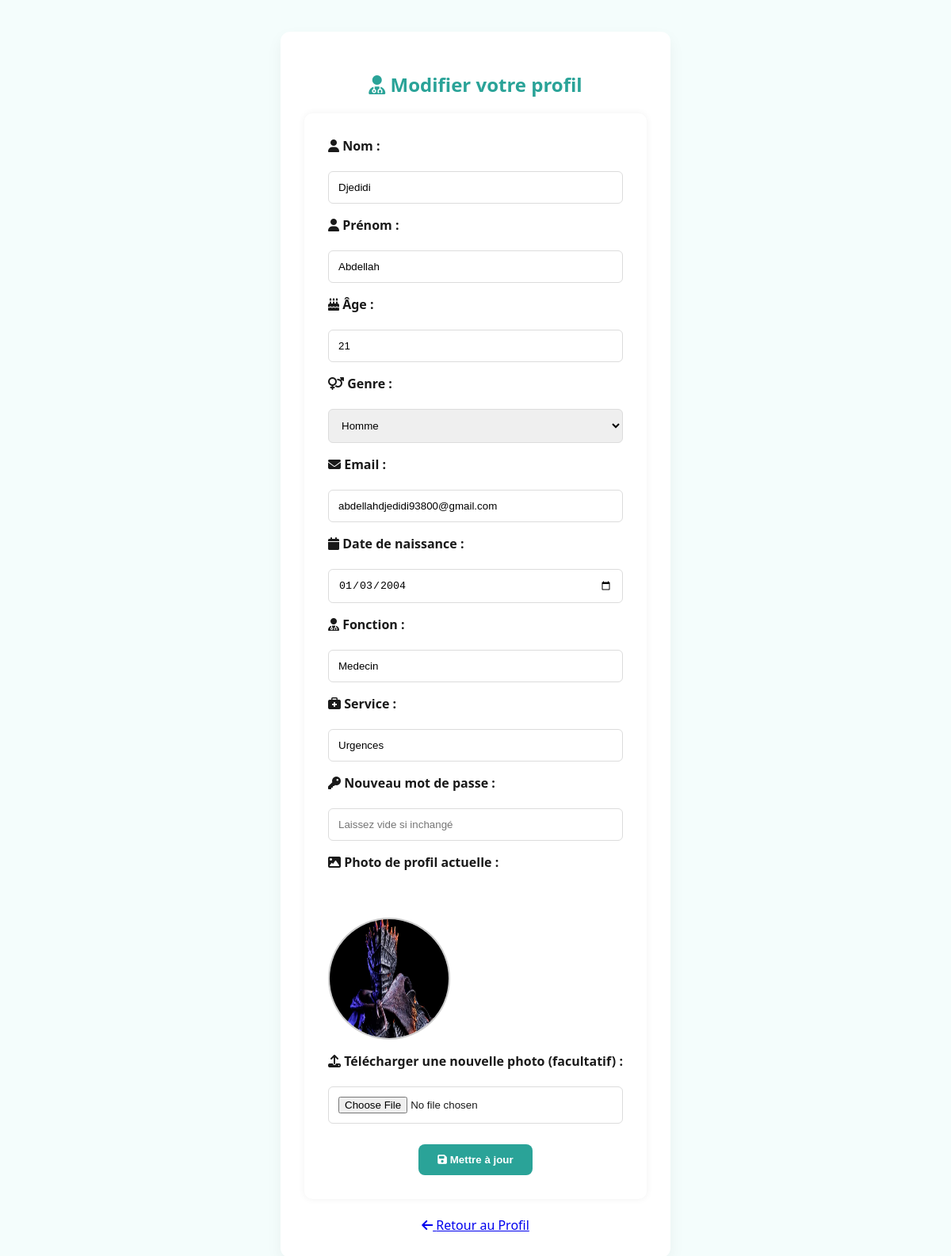
Screenshot of /modifier_profil (signed in) with the database file from the repository.
### tables this page shows
CREATE TABLE Informations (
    nom VARCHAR(255),
    prenom VARCHAR(255),
    age INT,
    genre VARCHAR(30),
    email VARCHAR(50),
    dateNaissance DATE,
    type VARCHAR INT,
    password VARCHAR(255),
    photo VARCHAR(255),
    fonction VARCHAR(30),
    service VARCHAR(30),
    niveau INT,
    pseudonyme VARCHAR(50) PRIMARY KEY,
    points FLOAT,
    nbAction INT,
    nbAcces INT,
    FOREIGN KEY (pseudonyme) REFERENCES Connexion(pseudonyme)
);

### app.py (the view, shortened to what this page needs)
@app.route('/modifier_profil', methods=['GET', 'POST'])
def modifier_profil():
    if 'username' not in session:
        return redirect(url_for('connexion'))
    pseudonyme = session['username']
    user_info = getUserInfos(pseudonyme)
    return render_template('modifier_profil.html', user=user_info, photo_url=user_info[8])

### app.py (called while the page is built)
@app.context_processor
def inject_user_type():
    def get_user_type_safe(pseudo):
        result = get_user_type(pseudo)
        return int(result[0]) if result else 0
    return dict(get_user_type=get_user_type_safe)

### models.py (called while the page is built)
def getUserInfos(username):
    con = sql.connect("donnees.db")
    cur = con.cursor()
    cur.execute("SELECT * FROM Informations WHERE pseudonyme = ?", (username,))
    user = cur.fetchone()
    con.close()
    return user

### templates/modifier_profil.html (shortened to what this page needs)
<!DOCTYPE html>
<html lang="fr">
<head>
    <link rel="stylesheet" href="{{ url_for('static', filename='dist/css/styles.css') }}">
</head>
<body>
    <div class="container">
        <h2><i class="fas fa-user-md"></i> Modifier votre profil</h2>
        <form method="POST" enctype="multipart/form-data">
            <label><i class="fas fa-user"></i> Nom :</label>
            <input type="text" name="nom" value="{{ user[0] }}" required>
            <label><i class="fas fa-user"></i> Prénom :</label>
            <input type="text" name="prenom" value="{{ user[1] }}" required>
            <label><i class="fas fa-birthday-cake"></i> Âge :</label>
            <input type="number" name="age" value="{{ user[2] }}" required>
            <label><i class="fas fa-venus-mars"></i> Genre :</label>
            <select name="genre">
                <option value="Homme" {% if user[3] == "Homme" %}selected{% endif %}>Homme</option>
            </select>
            <label><i class="fas fa-envelope"></i> Email :</label>
            <input type="email" name="email" value="{{ user[4] }}" required>
            <label><i class="fas fa-calendar"></i> Date de naissance :</label>
            <input type="date" name="dateNaissance" value="{{ user[5] }}" required>
            <label><i class="fas fa-user-md"></i> Fonction :</label>
            <input type="text" name="fonction" value="{{ user[9] }}">
            <label><i class="fas fa-briefcase-medical"></i> Service :</label>
            <input type="text" name="service" value="{{ user[10] }}">
            <label><i class="fas fa-key"></i> Nouveau mot de passe :</label>
            <input type="password" name="password" placeholder="Laissez vide si inchangé">
            <label><i class="fas fa-image"></i> Photo de profil actuelle :</label><br>
            {% set photo_path = user[8] if user[8] and 'images/' in user[8] else 'images/' + (user[8] if user[8] else 'default.png') %}
            <img src="{{ url_for('static', filename=photo_path) }}"
                alt="Photo de profil" width="150" height="150" class="mb-3" style="border-radius: 50%; border: 2px solid #ccc;">
            <label><i class="fas fa-upload"></i> Télécharger une nouvelle photo (facultatif) :</label>
            <input type="file" name="photo" accept="image/*">
            <button type="submit"><i class="fas fa-save"></i> Mettre à jour</button>
        </form>
        <br>
        <a href="{{ url_for('profile') }}"><i class="fas fa-arrow-left"></i> Retour au Profil</a>
    </div>
</body>
</html>

### rows the page displays
Informations: nom "Djedidi", prenom "Abdellah", age "21", genre "Homme", email "abdellahdjedidi93800@gmail.com", dateNaissance "01/03/2004", fonction "Medecin", service "Urgences", photo (picture)
